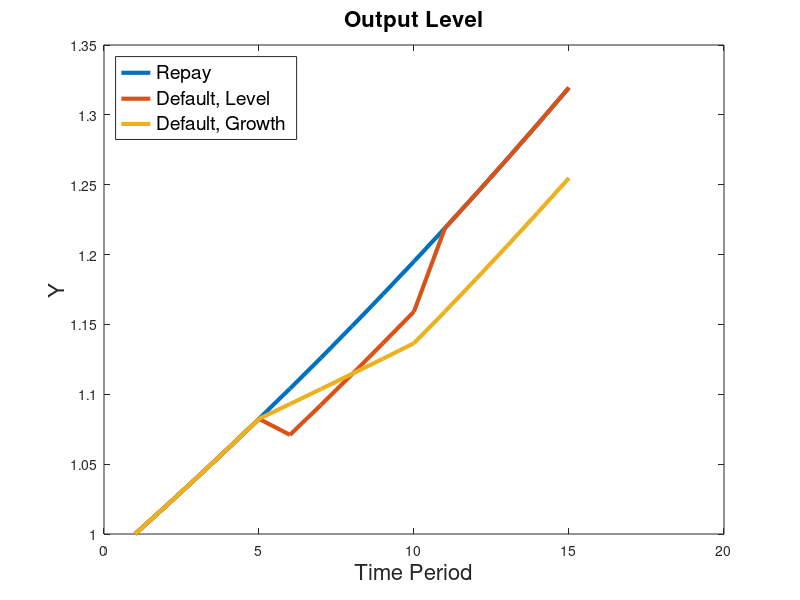
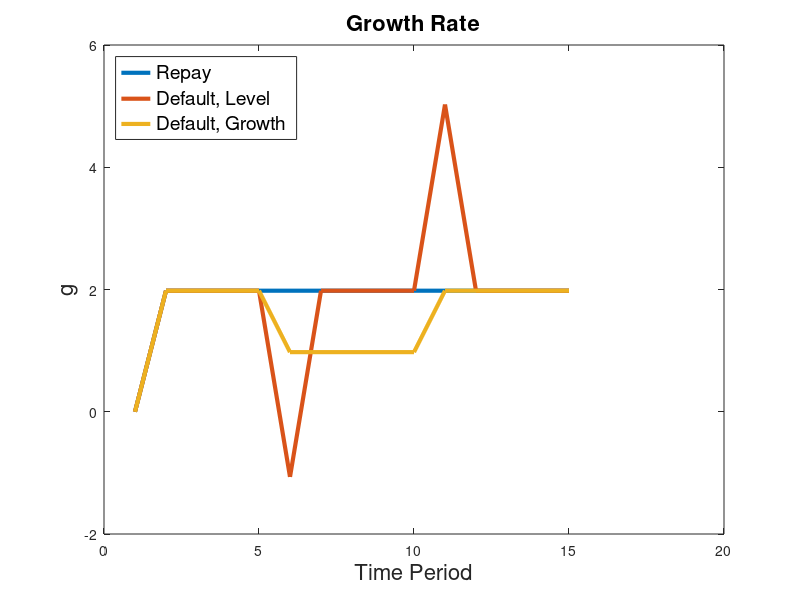
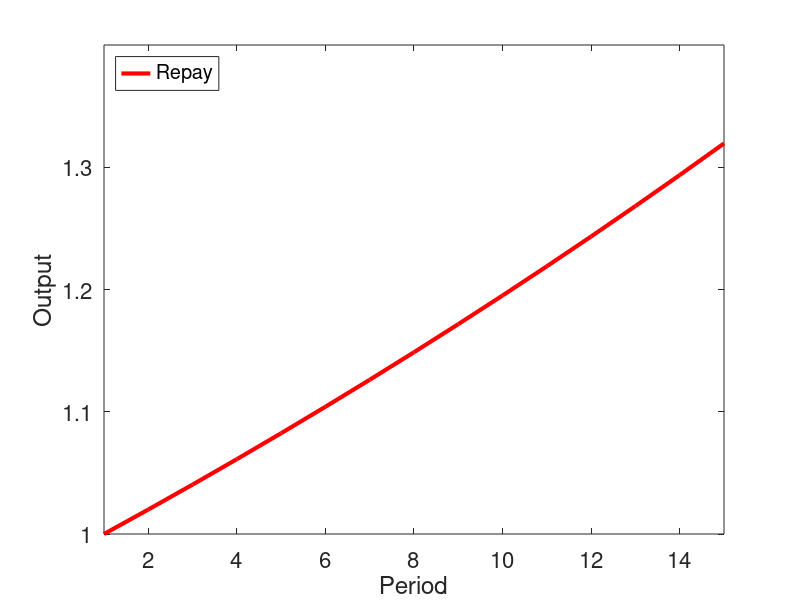
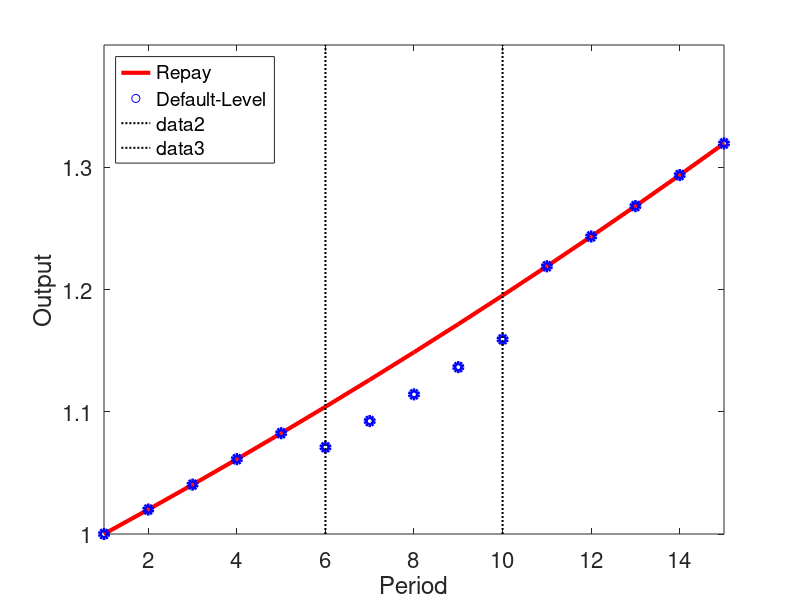

Reproduce these figures in MATLAB, in order.
%
clear all
%Estimating risk-neutral default probabilites from CDS
%set to 1 to test changes to file.  Takes too long otherwise.
test=0;

%ESTIMATE OF PV LOSS
%GDP_VAR ESTIMATE
pvest=10.88;
%gdp_con1y ESTIMATE
pvest_con=5.866;
rho=.99552436;

%*Forecast figures
%assignin('base','dir_user','C:/Users/Benjamin/Dropbox')
%assignin('base','dir_user','/Users/bhebert/Dropbox')
assignin('base','dir_user','/Users/jesseschreger/Dropbox/')
assignin('base','fname',[dir_user 'Cost of Sovereign Default/ResultsForSlides'])

lambda=.1;
PVL=@(beta,delta) (log(1-delta)*(1-beta)/(1-beta*(1-lambda)))*100
PVG=@(beta,delta) (log(1-delta)*(1/(1-beta+beta*lambda)))*100

PVL(.8,.02)
PVG(.8,.02)

beta_list=[.7,.75,.8,.85,.9,.95,.976,.98,.99];
delta_list=[.001,.005,.01,.015,.02,.025,.03];
nb=length(beta_list);
nd=length(delta_list);
for i=1:nb
    for j=1:nd
    PVLmat(i,j)=PVL(beta_list(i),delta_list(j));
    PVGmat(i,j)=PVG(beta_list(i),delta_list(j));
    end
end

lambda=.01
PVL=@(beta,delta) (log(1-delta)*(1-beta)/(1-beta*(1-lambda)))*100
PVG=@(beta,delta) (log(1-delta)*(1/(1-beta+beta*lambda)))*100

beta_list=[.7,.75,.8,.85,.9,.95,.976,.98,.99];
delta_list=[.001,.005,.01,.015,.02,.025,.03];
nb=length(beta_list);
nd=length(delta_list);
for i=1:nb
    for j=1:nd
    PVLmat(i,j)=PVL(beta_list(i),delta_list(j));
    PVGmat(i,j)=PVG(beta_list(i),delta_list(j));
    end
end




%NOW let's show the output path
%AG
t=15;
deft=6;
Gammat=.02;
Gammat0=0;

red=11;
delta=.03;
y_repay=ones(t,1);
y_default=y_repay;
y_repay0=ones(t,1);
y_default0=y_repay;
for i=2:t
    y_repay(i)=y_repay(i-1)*(1+Gammat)
    y_default(i)=y_default(i-1)*(1+Gammat)
    y_repay0(i)=y_repay0(i-1)*(1+Gammat0)
    y_default0(i)=y_default0(i-1)*(1+Gammat0)
end
for i=deft:red-1
    y_default(i)=y_default(i)*(1-delta)
    y_default0(i)=y_default0(i)*(1-delta)
end




%alt default cost
deltag=.01
y_defg=y_repay;
y_defg0=y_repay0;

for i=1:deft-1
    y_defg(i)=y_repay(i)
    y_defg0(i)=y_repay0(i)
end

for i=deft:red-1
    y_defg(i)=y_defg(i-1)*(1+Gammat)*(1-deltag);
    y_defg0(i)=y_defg0(i-1)*(1+Gammat0)*(1-deltag);
end

for i=red:t
    y_defg(i)=y_defg(i-1)*(1+Gammat);
    y_defg0(i)=y_defg0(i-1)*(1+Gammat0);
end

for i=2:t
    g_repay(i)=(log(y_repay(i))-log(y_repay(i-1)))*100
    g_default(i)=(log(y_default(i))-log(y_default(i-1)))*100
    g_defg(i)=(log(y_defg(i))-log(y_defg(i-1)))*100
    g_defg0(i)=(log(y_defg0(i))-log(y_defg0(i-1)))*100
end

close all
figure(1)
plot(1:t,y_repay(1:t),'LineWidth',3)
hold on
plot(1:t, y_default(1:t),'LineWidth',3)
plot(1:t, y_defg(1:t),'LineWidth',3)
h_legend=legend('Repay','Default, Level','Default, Growth')
set(h_legend,'fontsize',14,'Location','Northwest')
title('Output Level','FontSize',16)
xlabel('Time Period','fontsize',16)
ylabel('Y','fontsize',16)
h=figure(1)
saveas(h,fullfile(fname,'output'),'png')

figure(2)
plot(1:t,g_repay(1:t),'LineWidth',3)
hold on
plot(1:t, g_default(1:t),'LineWidth',3)
plot(1:t, g_defg(1:t),'LineWidth',3)
 h_legend=legend('Repay','Default, Level','Default, Growth')
set(h_legend,'fontsize',14,'Location','Northwest')
title('Growth Rate','FontSize',16)
xlabel('Time Period','fontsize',16)
ylabel('g','fontsize',16)
h=figure(2)
saveas(h,fullfile(fname,'growth_rate'),'png')

%LEVEL FIGURE
figure(3)
h=figure(3)
hax=axes;
plot(1:t, y_repay,'r','LineWidth',3)
hold on
h_legend=legend('Repay')
set(h_legend,'fontsize',14,'Location','Northwest')
%title('xxx','fontsize',16)
xlabel('Period','fontsize',16)
ylabel('Output','fontsize',16)
set(gca,'FontSize',16)
set(gca,'FontSize',16)
axis([1 15 1 1.4])
h=figure(3)
saveas(h,fullfile(fname,'level_fig1'),'png')
%axis([1 15 .9 1.05])
scatter(1:t, y_default(1:t),'b','LineWidth',3)
h_legend=legend('Repay','Default-Level')
set(h_legend,'fontsize',14,'Location','Northwest')
redmin1=red-1;
plot([deft deft],get(hax,'Ylim'),'LineWidth',1.5,'Color',[0 0 0],'LineStyle',':')
plot([redmin1 redmin1],get(hax,'Ylim'),'LineWidth',1.5,'Color',[0 0 0],'LineStyle',':')
saveas(h,fullfile(fname,'level_fig2'),'png')


%Level Figure with default 
figure(4)
hax=axes;
plot(1:t, y_repay,'r','LineWidth',3)
hold on
xlabel('Period','fontsize',16)
ylabel('Output','fontsize',16)
set(gca,'FontSize',16)
set(gca,'FontSize',16)
axis([1 15 1 1.4])
%axis([1 15 .9 1.05])
scatter(1:t, y_default(1:t),'b','LineWidth',3)
redmin1=red-1;
scatter(1:t, y_defg(1:t),'MarkerEdgeColor',[0 .5 0],'MarkerFaceColor',[0 .5 0],'LineWidth',3)
plot([deft deft],get(hax,'Ylim'),'LineWidth',1.5,'Color',[0 0 0],'LineStyle',':')
plot([redmin1 redmin1],get(hax,'Ylim'),'LineWidth',1.5,'Color',[0 0 0],'LineStyle',':')
h_legend=legend('Repay','Default-Level','Default-Growth Rate')
set(h_legend,'fontsize',14,'Location','Northwest')
h=figure(4)
saveas(h,fullfile(fname,'level_fig3'),'png')


figure(5)
h=figure(5)
hax=axes;
plot(1:t, y_repay0,'r','LineWidth',3)
hold on
h_legend=legend('Repay')
set(h_legend,'fontsize',14,'Location','Northwest')
%title('xxx','fontsize',16)
xlabel('Period','fontsize',16)
ylabel('Output','fontsize',16)
set(gca,'FontSize',16)
set(gca,'FontSize',16)
%axis([1 15 1 1.4])
axis([1 15 .9 1.05])
h=figure(5)
saveas(h,fullfile(fname,'level0_fig1'),'png')
scatter(1:t, y_default0(1:t),'b','LineWidth',3)
h_legend=legend('Repay','Default-Level')
set(h_legend,'fontsize',14,'Location','Northwest')
redmin1=red-1;
plot([deft deft],get(hax,'Ylim'),'LineWidth',1.5,'Color',[0 0 0],'LineStyle',':')
plot([redmin1 redmin1],get(hax,'Ylim'),'LineWidth',1.5,'Color',[0 0 0],'LineStyle',':')
h=figure(5)
saveas(h,fullfile(fname,'level0_fig2'),'png')

%with def
figure(6)
h=figure(6)
hax=axes;
plot(1:t, y_repay0,'r','LineWidth',3)
hold on
h_legend=legend('Repay')
set(h_legend,'fontsize',14,'Location','Northwest')
%title('xxx','fontsize',16)
xlabel('Period','fontsize',16)
ylabel('Output','fontsize',16)
set(gca,'FontSize',16)
set(gca,'FontSize',16)
%axis([1 15 1 1.4])
axis([1 15 .9 1.05])
scatter(1:t, y_default0(1:t),'b','LineWidth',3)
h_legend=legend('Repay','Default-Level')
set(h_legend,'fontsize',14,'Location','Northwest')
redmin1=red-1;
scatter(1:t, y_defg0(1:t),'MarkerEdgeColor',[0 .5 0],'MarkerFaceColor',[0 .5 0],'LineWidth',3)
h_legend=legend('Repay','Default-Level','Default-Growth Rate')
set(h_legend,'fontsize',14,'Location','Northwest')
plot([deft deft],get(hax,'Ylim'),'LineWidth',1.5,'Color',[0 0 0],'LineStyle',':')
plot([redmin1 redmin1],get(hax,'Ylim'),'LineWidth',1.5,'Color',[0 0 0],'LineStyle',':')
h=figure(6)
saveas(h,fullfile(fname,'level0_fig3'),'png')


%%%%%%%%%%%%%%%%%%%%%%%%%%%%%%%%%%%%
%Output Costs: Level or Growth Rate%
%%%%%%%%%%%%%%%%%%%%%%%%%%%%%%%%%%%%
PVL=@(beta,delta,lambda) (log(1-delta)*(1-beta)/(1-beta*(1-lambda)))*100
deltafun=@(PV,beta,lambda) PV*(1-beta*(1-lambda))/(1-beta);
deltagfun=@(PV,beta,lambda) PV*(1-beta+beta*lambda);

%ANNUALIZED
lambda_vec=linspace(.0667,.9)';
delta_vec=ones(size(lambda_vec));
beta=rho^4;

for i=1:length(lambda_vec)
    delta_vec_var(i)=deltafun(pvest,beta,lambda_vec(i));
    deltag_vec_var(i)=deltagfun(pvest,beta,lambda_vec(i));
    delta_vec_con(i)=deltafun(pvest_con,beta,lambda_vec(i));
    deltag_vec_con(i)=deltagfun(pvest_con,beta,lambda_vec(i));
end

figure(12)
hold all
plot(1./lambda_vec, delta_vec_var,'linewidth',3)
plot(1./lambda_vec, delta_vec_con,'linewidth',3)
h_legend=legend('VAR','Survey')
set(h_legend,'fontsize',14,'Location','Northeast')
xlabel('Mean Duration (Years)','fontsize',16)
ylabel('\delta_L','fontsize',22)
title('Level','fontsize',16)
set(gca,'FontSize',16)
set(gca,'FontSize',16)
h=figure(12)
saveas(h,fullfile(fname,'DefaultL_Cost_Params_est'),'png')


figure(13)
hold all
plot(1./lambda_vec, deltag_vec_var,'linewidth',3)
plot(1./lambda_vec, deltag_vec_con,'linewidth',3)
h_legend=legend('VAR','Survey')
set(h_legend,'fontsize',14,'Location','Northeast')
xlabel('Mean Duration (Years)','fontsize',16)
ylabel('\delta_g','fontsize',22)
title('Growth Rate','fontsize',16)
set(gca,'FontSize',16)
set(gca,'FontSize',16)
h=figure(13)
saveas(h,fullfile(fname,'Defaultg_Cost_Params_est'),'png')





%%%%%%%%%%%%%%%%%%%%
%IMPULSE RESPONSES
%%%%%%%%%%%%%%%%%%%
lambda=1/2.5;
deltaL=(pvest/((1-beta)/(1-beta*(1-lambda))))/100
deltaL_con=(pvest_con/((1-beta)/(1-beta*(1-lambda))))/100
deltag=(pvest/(1/(1-beta*(1-lambda))))/100
deltag_con=(pvest_con/(1/(1-beta*(1-lambda))))/100
period=[0,1,2,3,4,5];
dy_level=NaN(length(period),1);
dy_level(1)=-deltaL;
dy_grow(1)=-deltag;
y_level(1)=exp(dy_level(1));
y_grow(1)=exp(dy_grow(1))

dy_level_con=NaN(length(period),1);
dy_level_con(1)=-deltaL_con;
dy_grow_con(1)=-deltag_con;
y_level_con(1)=exp(dy_level_con(1));
y_grow_con(1)=exp(dy_grow_con(1))
for i=2:length(period)
    dy_level(i)=deltaL*lambda*(1-lambda)^(i-2);
    y_level(i)=y_level(i-1)*exp(dy_level(i));
    dy_grow(i)=-deltag*(1-lambda)^(i-1);
    y_grow(i)=y_grow(i-1)*exp(dy_grow(i));
    dy_level_con(i)=deltaL_con*lambda*(1-lambda)^(i-2);
    y_level_con(i)=y_level_con(i-1)*exp(dy_level_con(i));
    dy_grow_con(i)=-deltag_con*(1-lambda)^(i-1);
    y_grow_con(i)=y_grow_con(i-1)*exp(dy_grow_con(i));    
end

y_level=(y_level-1)*100;
y_grow=(y_grow-1)*100;
dy_level=(dy_level)*100;
dy_grow=(dy_grow)*100;

y_level_con=(y_level_con-1)*100;
y_grow_con=(y_grow_con-1)*100;
dy_level_con=(dy_level_con)*100;
dy_grow_con=(dy_grow_con)*100;

figure(14)
hold all
plot(period,y_level,'linewidth',3)
plot(period,y_grow,'linewidth',3)
plot(period,y_level_con,'linewidth',3)
plot(period,y_grow_con,'linewidth',3)
h_legend=legend('\delta_L - VAR','\delta_g - VAR', '\delta_L - Survey','\delta_g - Survey')
set(h_legend,'fontsize',16,'Location','Southeast')
xlabel('Year','fontsize',16)
ylabel('Percent','fontsize',22)
title('GDP Level','fontsize',16)
set(gca,'FontSize',16)
set(gca,'FontSize',16)
h=figure(14)
saveas(h,fullfile(fname,'IRF_level'),'png')


figure(15)
hold all
plot(period,dy_level,'linewidth',3)
plot(period,dy_level_con,'linewidth',3)
h_legend=legend('\delta_L - VAR', '\delta_L - Survey')
set(h_legend,'fontsize',16,'Location','Northeast')
xlabel('Year','fontsize',16)
ylabel('Percent','fontsize',22)
title('GDP Growth Rate','fontsize',16)
set(gca,'FontSize',16)
set(gca,'FontSize',16)
h=figure(15)
saveas(h,fullfile(fname,'IRF_growth_L'),'png')

figure(16)
hold all
plot(period, dy_grow,'linewidth',3)
plot(period, dy_grow_con,'linewidth',3)
h_legend=legend('\delta_g - VAR', '\delta_g - Survey')
set(h_legend,'fontsize',16,'Location','Southeast')
xlabel('Year','fontsize',16)
ylabel('Percent','fontsize',22)
title('GDP Growth Rate','fontsize',16)
set(gca,'FontSize',16)
set(gca,'FontSize',16)
h=figure(16)
saveas(h,fullfile(fname,'IRF_growth_g'),'png')

% %%%%%%%%%%%%
% %PLOTTING PV
% %%%%%%%%%%%%%
% figure(7)
% hax=axes;
% deltaPV=@(PV) deltafun(PV,(10/11)^(1/4),.1)
% fplot(deltaPV,[0,8])
% hold all
% deltaPV=@(PV) deltafun(PV,(10/11)^(1/4),.0357)
% fplot(deltaPV,[0,8])
% deltaPV=@(PV) deltafun(PV,(10/11)^(1/4),.01)
% fplot(deltaPV,[0,8])
% set(findall(gca, 'Type', 'Line'),'LineWidth',3)
% xlabel('\Delta PV','fontsize',16)
% ylabel('\delta','fontsize',16)
% set(gca,'FontSize',16)
% set(gca,'FontSize',16)
% plot([pvest pvest],get(hax,'Ylim'),'LineWidth',2,'Color',[0 0 0],'LineStyle',':')
% h_legend=legend('Duration=2.5 years','Duration=7 years','Duration=25 years')
% set(h_legend,'fontsize',14,'Location','Northwest')
% h=figure(7)
% saveas(h,fullfile(fname,'Delta_crit'),'png')

%
% figure(8)
% hax=axes;
% deltaPV=@(PV) deltagfun(PV,(10/11)^(1/4),.1)
% fplot(deltaPV,[0,8])
% hold all
% deltaPV=@(PV) deltagfun(PV,(10/11)^(1/4),.0357)
% fplot(deltaPV,[0,8])
% deltaPV=@(PV) deltagfun(PV,(10/11)^(1/4),.01)
% fplot(deltaPV,[0,8])
% set(findall(gca, 'Type', 'Line'),'LineWidth',3)
% xlabel('\Delta PV','fontsize',16)
% ylabel('\delta','fontsize',16)
% set(gca,'FontSize',16)
% set(gca,'FontSize',16)
% plot([pvest pvest],get(hax,'Ylim'),'LineWidth',2,'Color',[0 0 0],'LineStyle',':')
% h_legend=legend('Duration=2.5 years','Duration=7 years','Duration=25 years')
% set(h_legend,'fontsize',14,'Location','Northwest')
% h=figure(8)
% saveas(h,fullfile(fname,'Deltag_crit'),'png')



% figure(9)
% hax=axes;
% deltaPV=@(PV) deltagfun(PV,(10/11),1/2.5)
% fplot(deltaPV,[0,8])
% hold all
% deltaPV=@(PV) deltagfun(PV,(10/11),1/7)
% fplot(deltaPV,[0,8])
% deltaPV=@(PV) deltagfun(PV,(10/11),1/25)
% fplot(deltaPV,[0,8])
% set(findall(gca, 'Type', 'Line'),'LineWidth',3)
% xlabel('\Delta PV','fontsize',16)
% ylabel('\delta','fontsize',16)
% set(gca,'FontSize',16)
% set(gca,'FontSize',16)
% plot([pvest pvest],get(hax,'Ylim'),'LineWidth',2,'Color',[0 0 0],'LineStyle',':')
% h_legend=legend('Duration=2.5 years','Duration=7 years','Duration=25 years')
% set(h_legend,'fontsize',14,'Location','Northwest')
% h=figure(9)
% saveas(h,fullfile(fname,'Deltag_crit_annual'),'png')
% axis([0 8 0 40])
% plot([pvest pvest],get(hax,'Ylim'),'LineWidth',2,'Color',[0 0 0],'LineStyle',':')
% saveas(h,fullfile(fname,'Deltag_crit_annual_altaxis'),'png')

% 
% figure(10)
% hax=axes;
% deltaPV=@(PV) deltafun(PV,(10/11),1/2.5)
% fplot(deltaPV,[0,8])
% hold all
% deltaPV=@(PV) deltafun(PV,(10/11),1/7)
% fplot(deltaPV,[0,8])
% deltaPV=@(PV) deltafun(PV,(10/11),1/25)
% fplot(deltaPV,[0,8])
% set(findall(gca, 'Type', 'Line'),'LineWidth',3)
% xlabel('\Delta PV','fontsize',16)
% ylabel('\delta','fontsize',16)
% set(gca,'FontSize',16)
% set(gca,'FontSize',16)
% plot([pvest pvest],get(hax,'Ylim'),'LineWidth',2,'Color',[0 0 0],'LineStyle',':')
% h_legend=legend('Duration=2.5 years','Duration=7 years','Duration=25 years')
% set(h_legend,'fontsize',14,'Location','Northwest')
% h=figure(10)
%saveas(h,fullfile(fname,'Delta_crit_annual'),'png')




